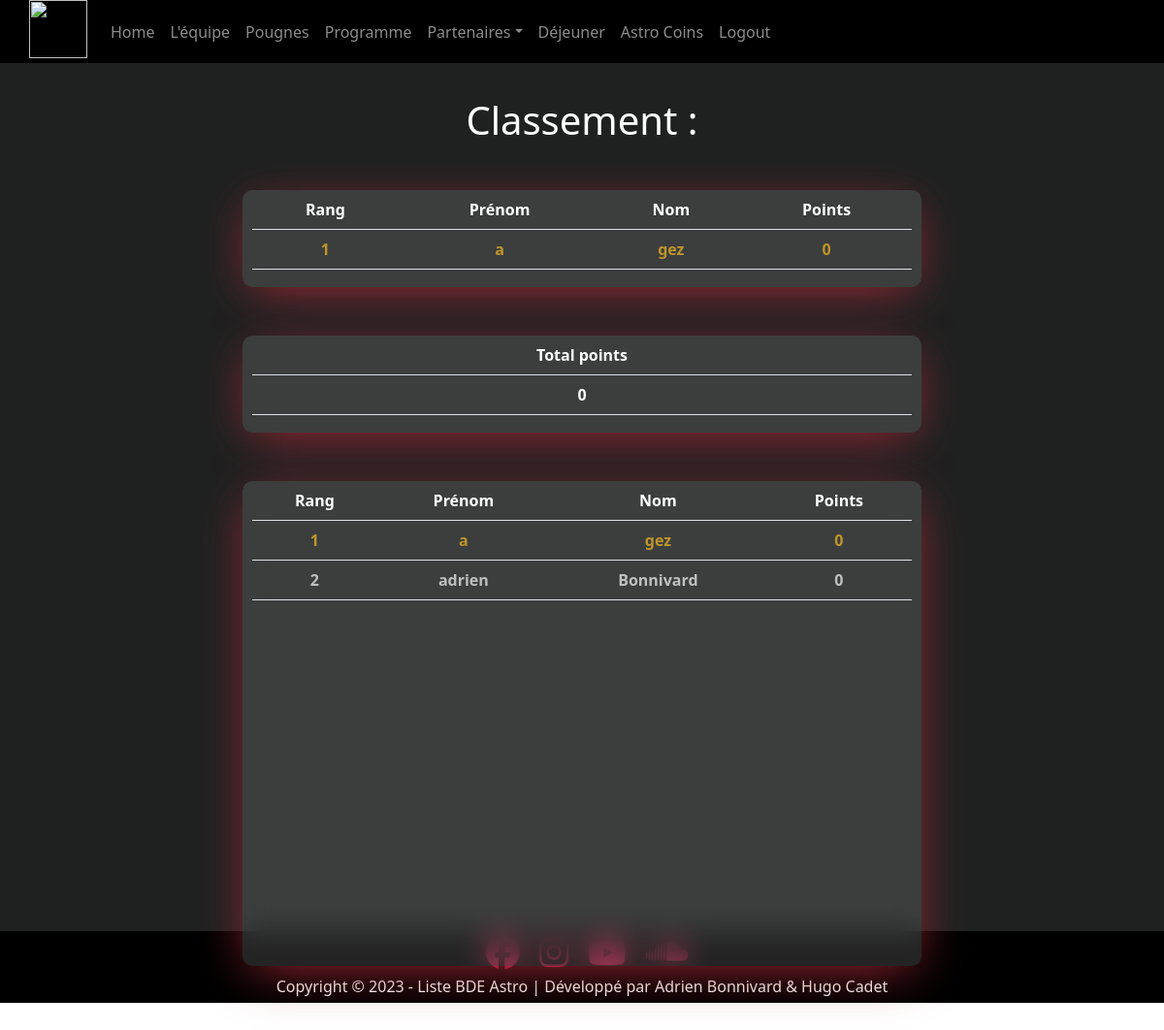
The page /astro-coins/ (signed in) on the database as committed earlier.
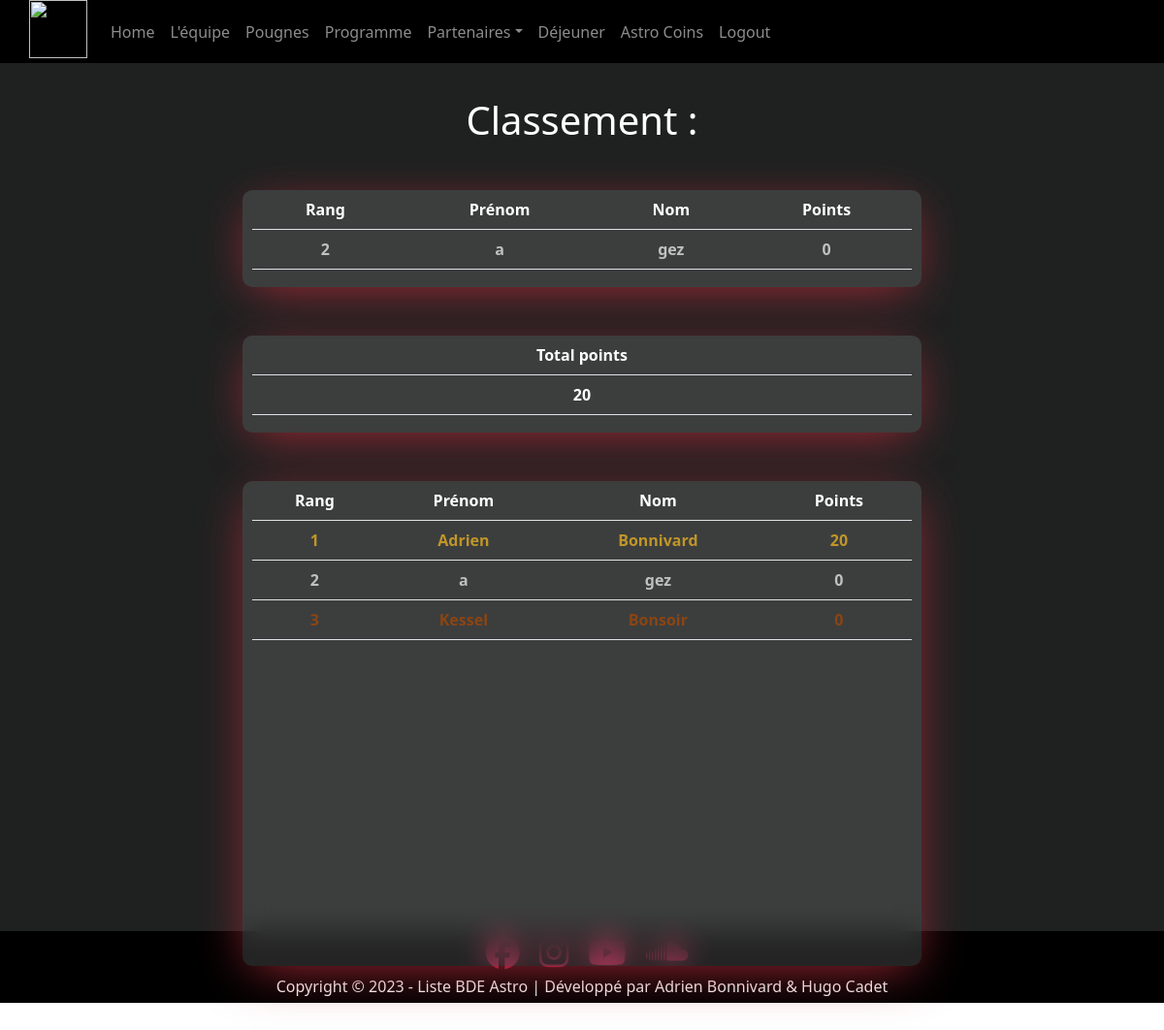
The same page on the database as committed later.
### astrocoins/models.py (models this page shows)
class Classement(models.Model):
    prenom = models.CharField(max_length=25)
    nom = models.CharField(max_length=25)
    email = models.EmailField(max_length=40)
    points = models.IntegerField()
    rang = models.IntegerField(default=0)

### bde/views.py (the view)
# urls.py: path('astro-coins/', astrocoins, name='astrocoins'),
@login_required
def astrocoins(request):
    classements = Classement.objects.all().order_by('-points')
    user_email = request.user.email
    i=1
    context = {}
    somme = 0
    for classement in classements:
        classement.rang = i
        classement.save()
        somme += classement.points
        i+=1
    for classement in classements:
        if classement.email == user_email:
            user_auth = classement
            context['user_auth'] = user_auth
            context['classements'] = classements
            break
        else:
            context['classements'] = classements
    context['total']=somme
    return render(request, 'bde/astrocoins.html', context)

### bde/templates/bde/astrocoins.html (shortened to what the changed rows need)
<!DOCTYPE html>
{% load static %}
<html lang="en">
<head>
    <link rel="stylesheet" href="{% static 'css/astrocoins.css' %}">
    <link href="https://cdn.jsdelivr.net/npm/bootstrap@5.0.2/dist/css/bootstrap.min.css" rel="stylesheet">
</head>
<body>
    <section id="main">
        <div class="above">
            <h1>Classement :    </h1>
            <div class="tableau">
            <div class="inttab1">
                <table id="table2" class="table">
                    <tr>
                        <th>Rang</th>
                        <th>Prénom</th>
                        <th>Nom</th>
                        <th>Points</th>
                    </tr>
                        {% if user_auth.rang == 1 %}
                            <tr>
                            <th class="first">{{user_auth.rang}}</th>
                            <th class="first">{{user_auth.prenom}}</th>
                            <th class="first">{{user_auth.nom}}</th>
                            <th class="first">{{user_auth.points}}</th>
                                </tr>
                        {% elif user_auth.rang == 2 %}
                            <tr>
                            <th class="second">{{user_auth.rang}}</th>
                            <th class="second">{{user_auth.prenom}}</th>
                            <th class="second">{{user_auth.nom}}</th>
                            <th class="second">{{user_auth.points}}</th>
                            </tr>
                        {% endif %}
                </table>
            </div>
            <div class="inttab3">
                <table id="table3" class="table">
                        <tr>
                            <th>Total points</th>
                        </tr>
                        <tr>
                            <th>{{total}}</th>
                        </tr>
                </table>
            </div>
            <div class="inttab2">
                <table id="table2" class="table">
                    <tr>
                        <th>Rang</th>
                        <th>Prénom</th>
                        <th>Nom</th>
                        <th>Points</th>
                    </tr>
                    {% for classement in classements %}
                        {% if classement.rang == 1 %}
                            <tr>
                            <th class="first">{{classement.rang}}</th>
                            <th class="first">{{classement.prenom}}</th>
                            <th class="first">{{classement.nom}}</th>
                            <th class="first">{{classement.points}}</th>
                                </tr>
                        {% elif classement.rang == 2 %}
                            <tr>
                            <th class="second">{{classement.rang}}</th>
                            <th class="second">{{classement.prenom}}</th>
                            <th class="second">{{classement.nom}}</th>
                            <th class="second">{{classement.points}}</th>
                            </tr>
                        {% elif classement.rang == 3 %}
                            <tr>
                            <th class="third">{{classement.rang}}</th>
                            <th class="third">{{classement.prenom}}</th>
                            <th class="third">{{classement.nom}}</th>
                            <th class="third">{{classement.points}}</th>
                            </tr>
                        {% endif %}
                    {% endfor %}
                </table>
            </div>
        </div>
    </section>
</body>
</html>

Rows that differ between the two databases and show on the page:
changed Classement "gez": rang "1" → "2"
changed Classement "Bonnivard": rang "2" → "1"; prenom "adrien" → "Adrien"; points "0" → "20"; moves up the list
added Classement: rang "3", prenom "Kessel", nom "Bonsoir", points "0"
Other text that changed with them:
{{ total }}: "0" → "20"
